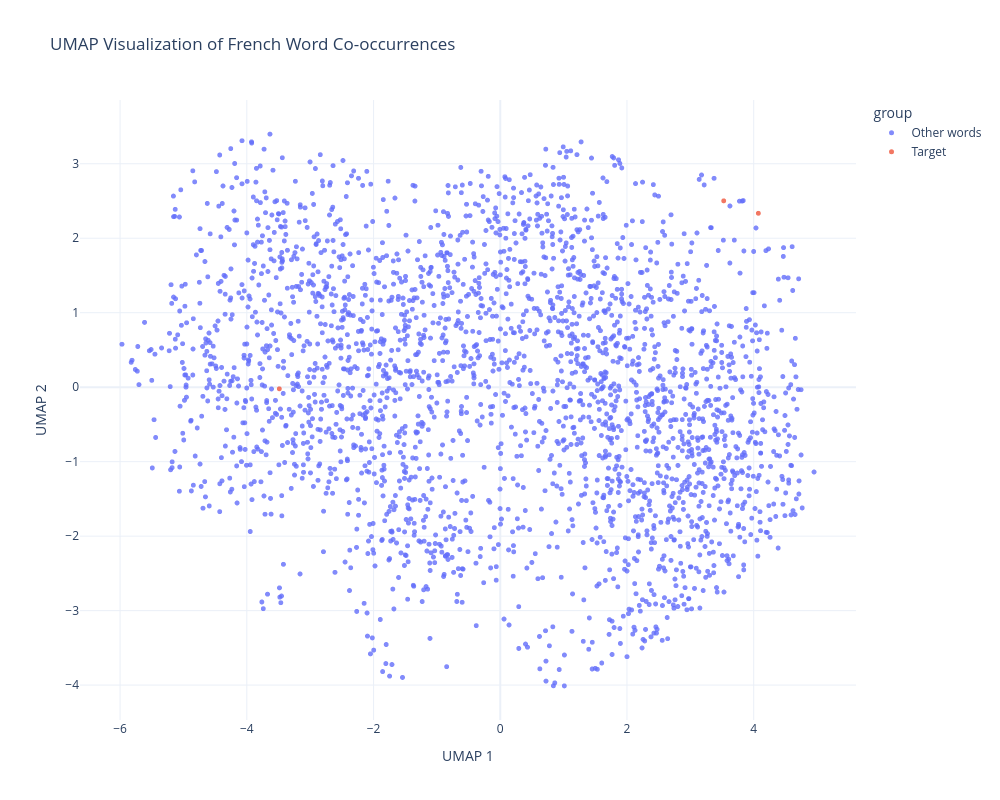

Notebook code cell kept with this figure:
### Code cell
fig = px.scatter(
    embedding_df,
    x="x",
    y="y",
    color="group",
    hover_name=f"{word_type}",
    title="UMAP Visualization of French Word Co-occurrences",
    opacity=0.8,
)

fig.update_traces(
    marker=dict(size=5)
)

fig.update_layout(
    width=1000,
    height=800,
    template="plotly_white",
    xaxis_title="UMAP 1",
    yaxis_title="UMAP 2",
)

fig.show()

### Figure 1 — Plotly figure (JSON) as saved in the notebook; plotly's stock layout.template omitted (floating-point values rounded to 4 significant figures; data arrays with more than 128 entries replaced by an {"elided": "..."} marker saying what was removed)
{"data": [{"hovertemplate": "<b>%{hovertext}</b><br><br>group=Other words<br>x=%{x}<br>y=%{y}<extra></extra>", "hovertext": {"elided": "2603 str values"}, "legendgroup": "Other words", "marker": {"color": "#636efa", "opacity": 0.8, "symbol": "circle", "size": 5}, "mode": "markers", "name": "Other words", "showlegend": true, "x": {"elided": "2603 float values"}, "xaxis": "x", "y": {"elided": "2603 float values"}, "yaxis": "y", "type": "scattergl"}, {"hovertemplate": "<b>%{hovertext}</b><br><br>group=Target<br>x=%{x}<br>y=%{y}<extra></extra>", "hovertext": ["père", "mère", "rêver"], "legendgroup": "Target", "marker": {"color": "#EF553B", "opacity": 0.8, "symbol": "circle", "size": 5}, "mode": "markers", "name": "Target", "showlegend": true, "x": [3.527, 4.073, -3.487], "xaxis": "x", "y": [2.502, 2.335, -0.02198], "yaxis": "y", "type": "scattergl"}], "layout": {"xaxis": {"anchor": "y", "domain": [0.0, 1.0], "title": {"text": "UMAP 1"}}, "yaxis": {"anchor": "x", "domain": [0.0, 1.0], "title": {"text": "UMAP 2"}}, "legend": {"title": {"text": "group"}, "tracegroupgap": 0}, "title": {"text": "UMAP Visualization of French Word Co-occurrences"}, "width": 1000, "height": 800}}
